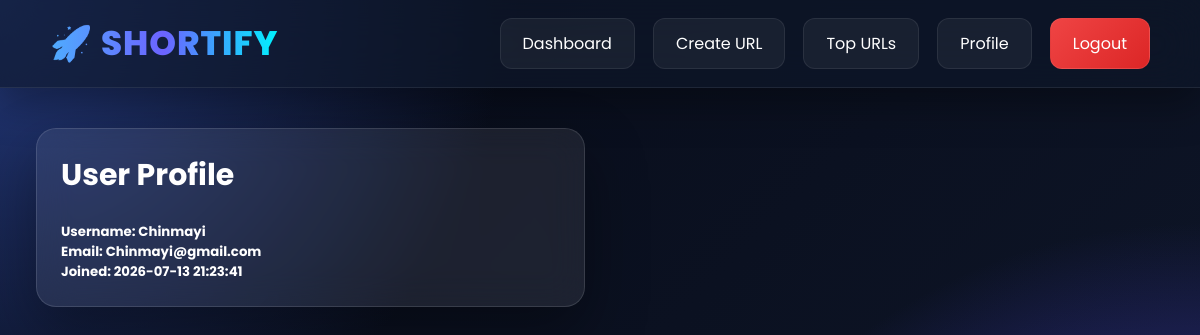
Screenshot of /profile (signed in) with the database file from the repository.
### tables this page shows
CREATE TABLE users(
        id INTEGER PRIMARY KEY AUTOINCREMENT,
        username TEXT UNIQUE,
        password TEXT,
        email TEXT,
        created_at TEXT
    );

### app.py (the view)
@app.route("/profile")
def profile():
    if "user_id" not in session:
        return redirect("/login")
    conn = get_db()
    user = conn.execute("""
    SELECT *
    FROM users
    WHERE id=?
    """, (
        session["user_id"],
    )).fetchone()
    total_urls = conn.execute("""
    SELECT COUNT(*)
    FROM urls
    WHERE user_id=?
    """, (
        session["user_id"],
    )).fetchone()[0]
    total_clicks = conn.execute("""
    SELECT COALESCE(SUM(clicks),0)
    FROM urls
    WHERE user_id=?
    """, (
        session["user_id"],
    )).fetchone()[0]
    conn.close()
    return render_template(
        "profile.html",
        user=user,
        total_urls=total_urls,
        total_clicks=total_clicks
    )

### app.py (called while the page is built)
def get_db():
    conn = sqlite3.connect(DB)
    conn.row_factory = sqlite3.Row
    return conn

### templates/profile.html
{% extends "base.html" %}
{% block content %}
<div class="row justify-content-center">
    <div class="col-md-6">
        <div class="card shadow-lg p-4">
            <h2 class="mb-4">
                User Profile
            </h2>
            <h5>
                Username:
                {{ user.username }}
            </h5>
            <h5>
                Email:
                {{ user.email }}
            </h5>
            <h5>
                Joined:
                {{ user.created_at }}
            </h5>
        </div>
    </div>
</div>
{% endblock %}

### static/style.css (style rules this page uses)
:root { --bg:#0b1020; --bg2:#111827; --card:rgba(255,255,255,.08); --glass:rgba(255,255,255,.08); --border:rgba(255,255,255,.12); --primary:#4f8cff; --secondary:#6c63ff; --success:#22c55e; --danger:#ef4444; --warning:#f59e0b; --text:#ffffff; --muted:#cbd5e1; --shadow:0 15px 40px rgba(0,0,0,.35); }
* { margin:0; padding:0; box-sizing:border-box; font-family:'Poppins',sans-serif; }
html { scroll-behavior:smooth; }
body { background: radial-gradient(circle at top left,#253b80 0%,transparent 35%), radial-gradient(circle at bottom right,#4f46e5 0%,transparent 40%), linear-gradient(135deg,#070b18,#0f172a); color:var(--text); min-height:100vh; }
.row { display:flex; flex-wrap:wrap; margin:0 -15px; }
.col-md-4, .col-md-6, .col-md-7 { padding:0 15px; margin-bottom:20px; flex:0 0 100%; max-width:100%; }
@media (min-width:768px) { .col-md-6 { flex:0 0 50%; max-width:50%; } }
.shadow-lg { box-shadow:0 25px 60px rgba(0,0,0,.35)!important; }
.p-4 { padding:24px!important; }
.mb-4 { margin-bottom:24px!important; }
.card, .box, .panel, .section, .stats-card { background:var(--glass); border:1px solid var(--border); backdrop-filter:blur(18px); border-radius:20px; padding:25px; box-shadow:var(--shadow); transition:.35s; }
h2 { font-size:30px; margin-bottom:15px; }

### rows the page displays
users: username "Chinmayi", email "Chinmayi@gmail.com", created_at "2026-07-13 21:23:41"
